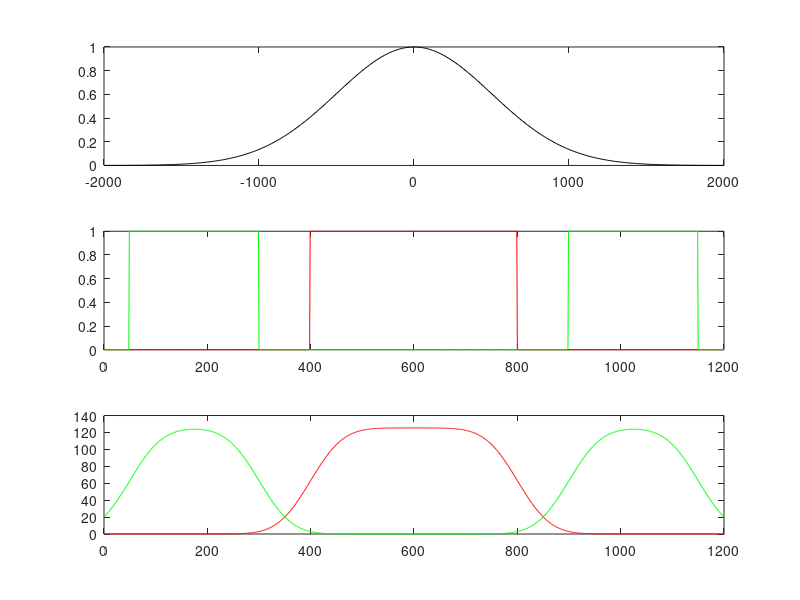

Recreate this plot in MATLAB.
% one_d_convlution
sigma = 500;
dx = 10; %sigma/10;
gaussian_x = -4*sigma:dx:4*sigma;
gaussian_y = exp(-0.5*((gaussian_x)/sigma).^2);

%%
size_x = 1200; % nm
gap = 100; % nm
%% TCR (1)
length_square1 = 400;
start1 = size_x/2 - length_square1/2;
end1 = size_x/2 + length_square1/2;
square1_x = 0:1:size_x;
square1_y = zeros(size(square1_x));
square1_y(start1:1:end1) = 1;

%% CD45 (2)
length_square2 = 250;
start2_left = start1 - gap - length_square2;
end2_left = start2_left + length_square2;
square2_x = 0:1:size_x;
square2_y = zeros(size(square2_x));
square2_y(start2_left:1:end2_left) = 1;


start2_right = end1 + gap;
end2_right = start2_right + length_square2;
square2_x = 0:1:size_x;
square2_y(start2_right:1:end2_right) = 1;
%%
conv1 = conv(square1_y,gaussian_y,'same');
conv2_left = conv(square2_y,gaussian_y,'same');
%%
figure(9)
clf
subplot(3,1,1)
plot(gaussian_x,gaussian_y,'k-')

subplot(3,1,2)
plot(square1_x,square1_y,'r-')
hold on
plot(square2_x,square2_y,'g-')
hold off


subplot(3,1,3)
plot(conv1,'r-')
hold on
plot(conv2_left,'g-')
hold off
xlim([0 1200])




